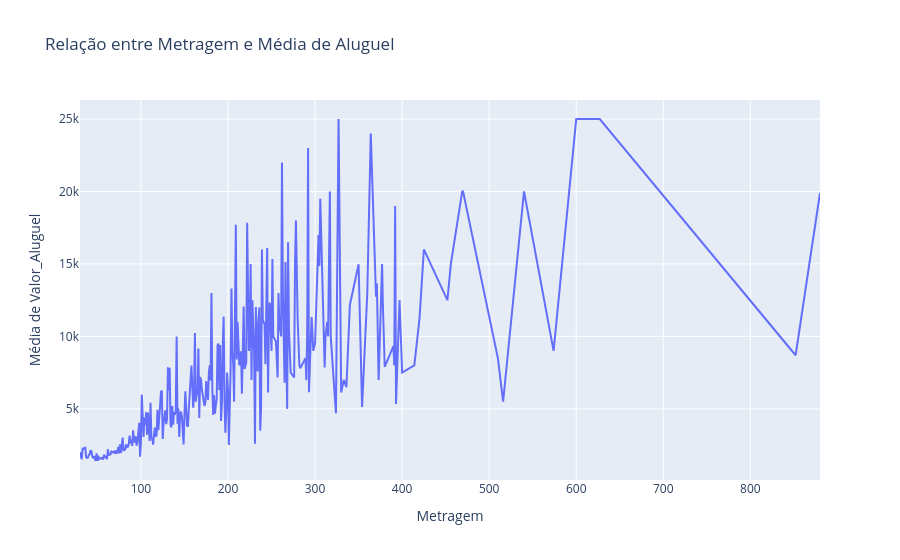

Notebook code for this chart:
### Markdown cell above
Utilizei o método IQR para realizar o tratamento dos outliers, pois havia uma distância grande entre os valores, logo optei pelo IQR pois ele faz o cálculo da dispersão com base nos quartis (Q1 e Q3). Assim, ele faz a susbstituição de valores pequenos como 0, e de valores muito altos. E observa-se no gráfico boxplot, que mesmo realizando o tratamento desses dados, ainda há alguns valores indicados como outliers, entretanto resolvi mante-los, já que não impactam nossa base de dados de modo significativo.

### Code cell
media_metragem_aluguel = df.groupby('Metragem')['Valor_Aluguel'].mean().reset_index()

fig = px.line(media_metragem_aluguel, x='Metragem', y='Valor_Aluguel',
            title='Relação entre Metragem e Média de Aluguel',
            labels={'Metragem': 'Metragem', 'Valor_Aluguel': 'Média de Valor_Aluguel'})

fig.show()

### Figure 1 — Plotly figure (JSON) as saved in the notebook; plotly's stock layout.template omitted (floating-point values rounded to 4 significant figures; data arrays with more than 128 entries replaced by an {"elided": "..."} marker saying what was removed)
{"data": [{"hovertemplate": "Metragem=%{x}<br>Média de Valor_Aluguel=%{y}<extra></extra>", "legendgroup": "", "line": {"color": "#636efa", "dash": "solid"}, "marker": {"symbol": "circle"}, "mode": "lines", "name": "", "orientation": "v", "showlegend": false, "type": "scatter", "x": {"elided": "287 int values"}, "xaxis": "x", "y": {"elided": "287 float values"}, "yaxis": "y"}], "layout": {"legend": {"tracegroupgap": 0}, "title": {"text": "Relação entre Metragem e Média de Aluguel"}, "xaxis": {"anchor": "y", "domain": [0, 1], "title": {"text": "Metragem"}}, "yaxis": {"anchor": "x", "domain": [0, 1], "title": {"text": "Média de Valor_Aluguel"}}}}
